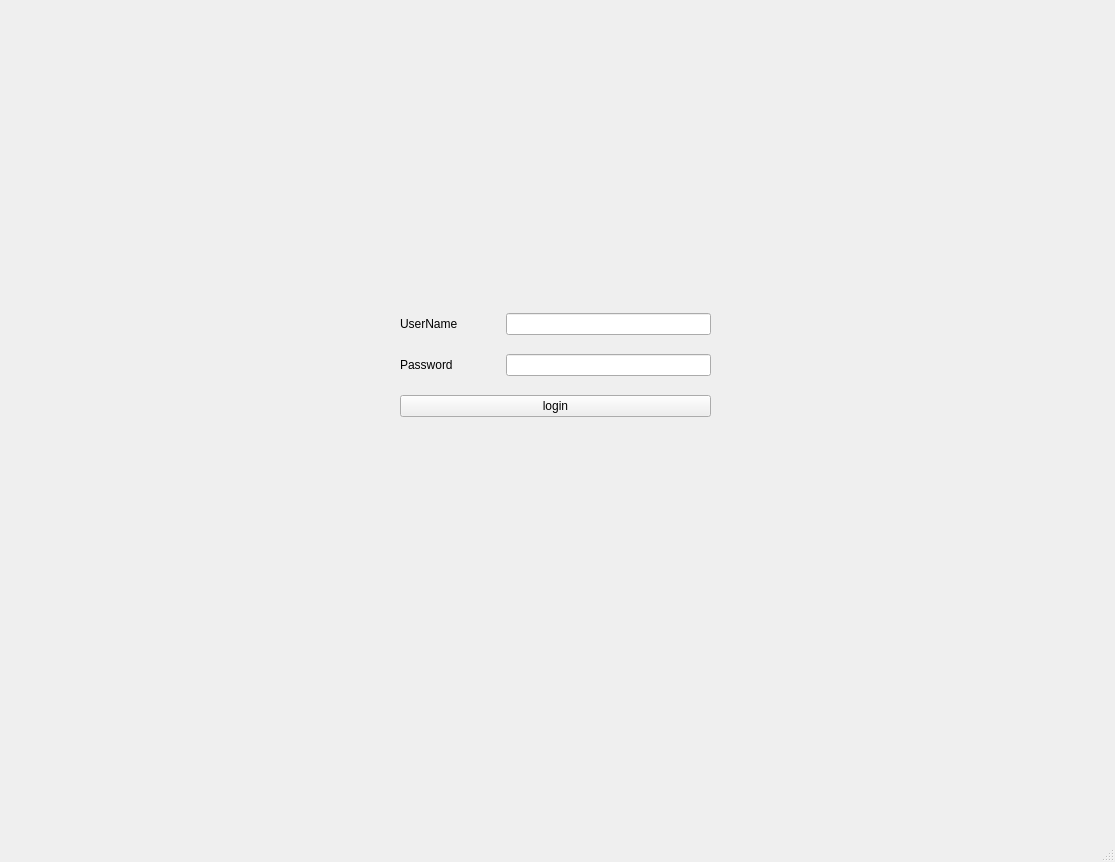
<?xml version="1.0" encoding="UTF-8"?>
<ui version="4.0">
 <class>LoginMainWindow</class>
 <widget class="QMainWindow" name="LoginMainWindow">
  <property name="geometry">
   <rect>
    <x>0</x>
    <y>0</y>
    <width>1115</width>
    <height>862</height>
   </rect>
  </property>
  <property name="windowTitle">
   <string>Login Application</string>
  </property>
  <widget class="QWidget" name="centralwidget">
   <widget class="QWidget" name="layoutWidget">
    <property name="geometry">
     <rect>
      <x>400</x>
      <y>300</y>
      <width>311</width>
      <height>131</height>
     </rect>
    </property>
    <layout class="QVBoxLayout" name="verticalLayout">
     <item>
      <layout class="QHBoxLayout" name="horizontalLayout">
       <item>
        <widget class="QLabel" name="label">
         <property name="minimumSize">
          <size>
           <width>100</width>
           <height>0</height>
          </size>
         </property>
         <property name="text">
          <string>UserName</string>
         </property>
        </widget>
       </item>
       <item>
        <widget class="QLineEdit" name="lineEdit">
         <property name="minimumSize">
          <size>
           <width>150</width>
           <height>0</height>
          </size>
         </property>
        </widget>
       </item>
      </layout>
     </item>
     <item>
      <layout class="QHBoxLayout" name="horizontalLayout_2">
       <item>
        <widget class="QLabel" name="label_2">
         <property name="minimumSize">
          <size>
           <width>100</width>
           <height>0</height>
          </size>
         </property>
         <property name="text">
          <string>Password</string>
         </property>
        </widget>
       </item>
       <item>
        <widget class="QLineEdit" name="lineEdit_2">
         <property name="minimumSize">
          <size>
           <width>150</width>
           <height>0</height>
          </size>
         </property>
        </widget>
       </item>
      </layout>
     </item>
     <item>
      <widget class="QPushButton" name="pushButton">
       <property name="minimumSize">
        <size>
         <width>100</width>
         <height>0</height>
        </size>
       </property>
       <property name="text">
        <string>login</string>
       </property>
      </widget>
     </item>
    </layout>
   </widget>
   <widget class="QLabel" name="label_3">
    <property name="geometry">
     <rect>
      <x>210</x>
      <y>460</y>
      <width>671</width>
      <height>91</height>
     </rect>
    </property>
    <property name="text">
     <string/>
    </property>
    <property name="alignment">
     <set>Qt::AlignCenter</set>
    </property>
   </widget>
  </widget>
  <widget class="QMenuBar" name="menubar">
   <property name="geometry">
    <rect>
     <x>0</x>
     <y>0</y>
     <width>1115</width>
     <height>26</height>
    </rect>
   </property>
  </widget>
  <widget class="QStatusBar" name="statusbar"/>
 </widget>
 <resources/>
 <connections/>
</ui>
